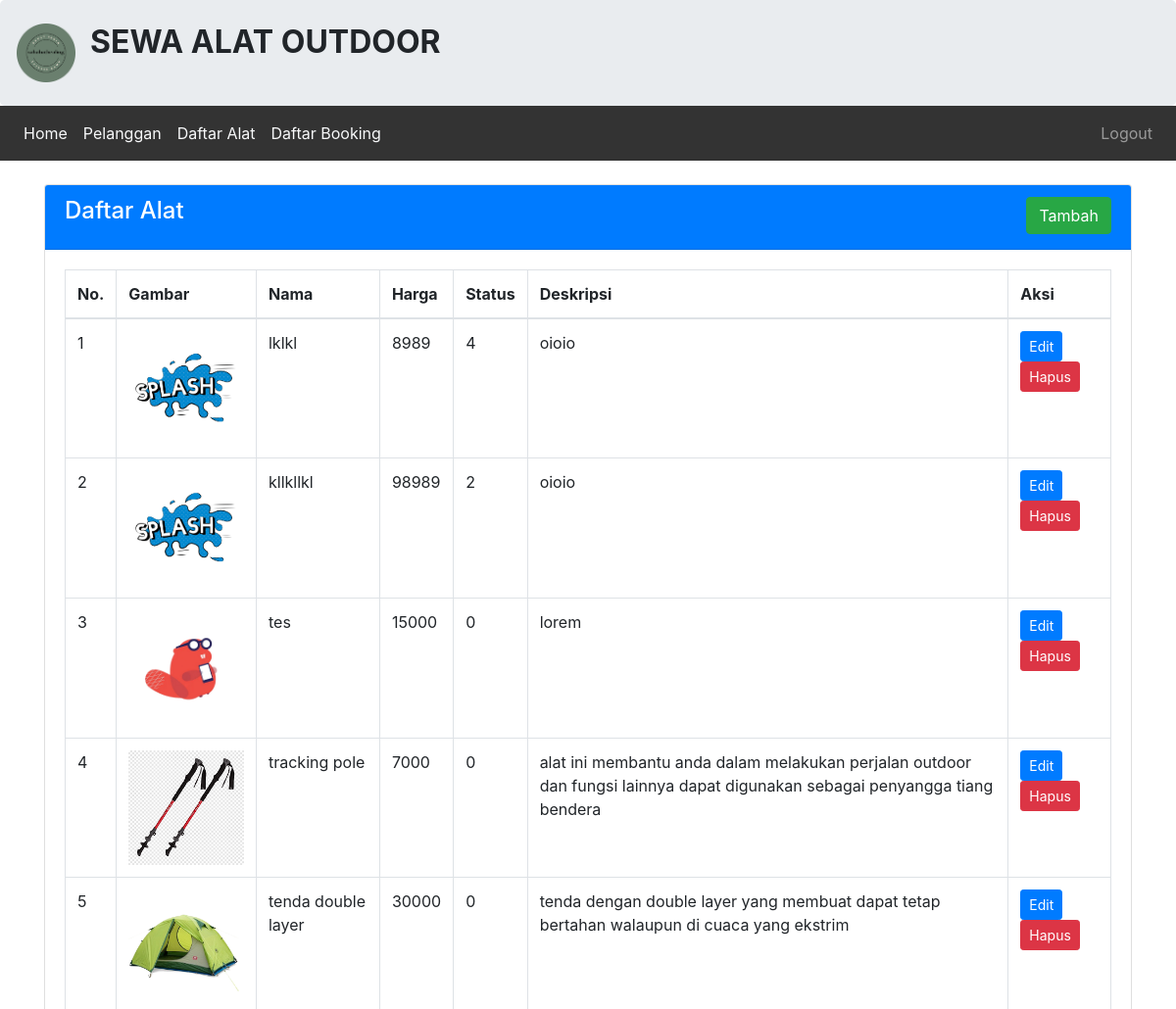
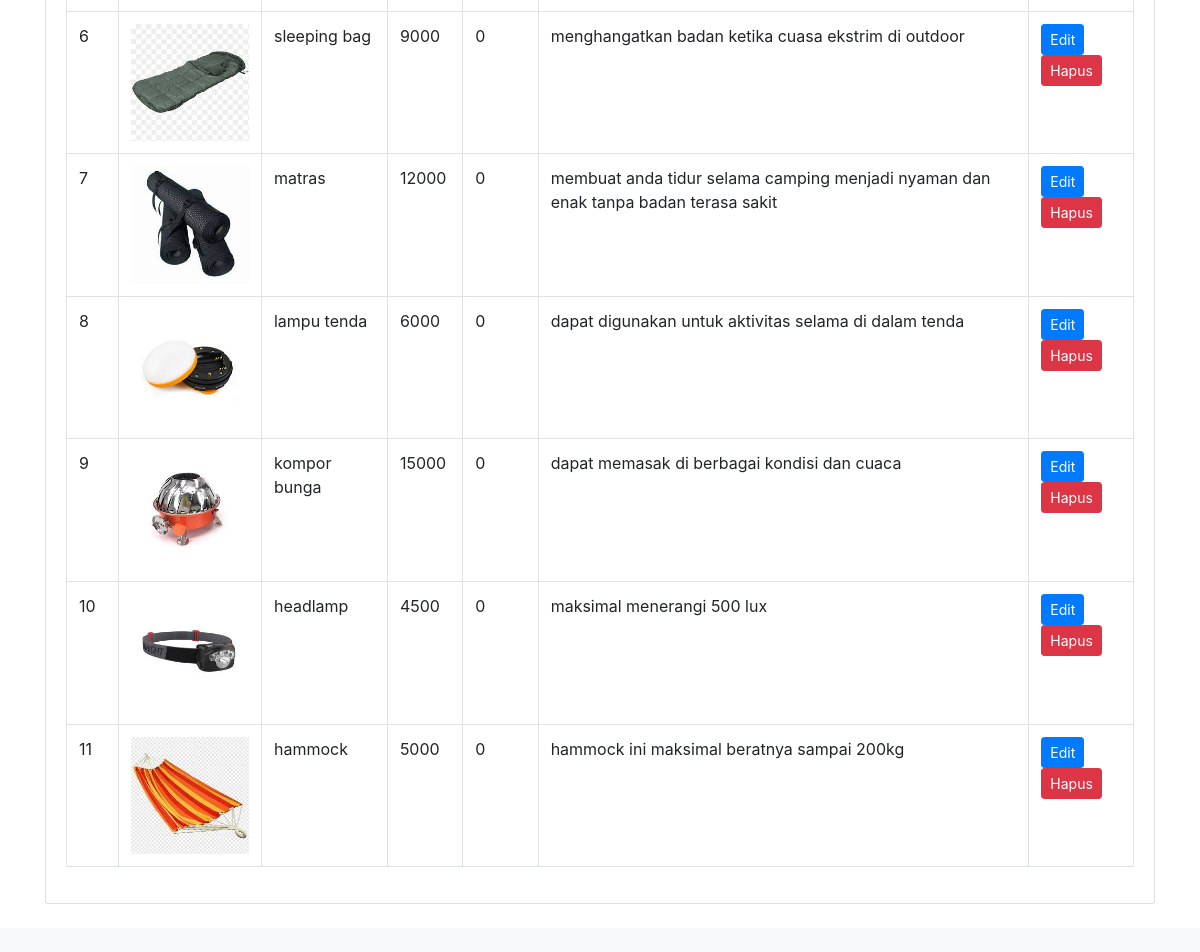
Screenshot of /admin/alat/index.php with the database file from the repository (2 pictures, top to bottom).
### tables this page shows
CREATE TABLE `tbl_alat_212303` (
  `212303_id_alat` int(11) NOT NULL,
  `212303_nama` varchar(50) NOT NULL,
  `212303_harga` int(50) NOT NULL,
  `212303_deskripsi` varchar(255) NOT NULL,
  `212303_stok` int(15) NOT NULL,
  `212303_gambar` text NOT NULL
);

### admin/alat/index.php (the view)
<?php
include '../header2.php';
include '../../koneksi.php';
?>
<br>
<div class="container">
    <div class="card">
        <div class="card-header text-white bg-primary">
            <h4 class="card-title">
                Daftar Alat
                <div class="float-right">
                    <a class="btn btn-success" href="tambah.php" role="button">Tambah</a>
                </div>
            </h4>
        </div>
        <div class="card-body">
            <div class="table-responsive">
                <table class="table table-bordered">
                    <thead>
                        <tr>
                            <th>No.</th>
                            <th>Gambar</th>
                            <th>Nama</th>
                            <th>Harga</th>
                            <th>Status</th>
                            <th>Deskripsi</th>
                            <th>Aksi</th>
                        </tr>
                    </thead>
                    <tbody>
                        <?php
                        $query = "SELECT * FROM tbl_alat_212303 ORDER BY 212303_id_alat DESC";
                        $hasil = mysqli_query($koneksi,$query);
                        $no = 1;
                        foreach ($hasil as $isi) {
                        ?>
                            <tr>
                                <td><?php echo $no; ?></td>
                                <td><img src="../../images/<?= $isi['212303_gambar']; ?>" class="img-fluid" style="width:200px;"></td>
                                <td><?php echo $isi['212303_nama']; ?></td>
                                <td><?php echo $isi['212303_harga']; ?></td>
                                <td><?php echo $isi['212303_stok']; ?></td>
                                <td><?php echo $isi['212303_deskripsi']; ?></td>
                                <td>
                                    <a class="btn btn-primary btn-sm" href="edit.php?id=<?php echo $isi['212303_id_alat']; ?>" role="button">Edit</a>
                                    <a class="btn btn-danger  btn-sm" href="proses.php?aksi=hapus&id=<?= $isi['212303_id_alat']; ?>&gambar=<?= $isi['212303_gambar']; ?>" role="button">Hapus</a>
                                </td>
                            </tr>
                        <?php $no++;
                        } ?>
                    </tbody>
                </table>
            </div>
        </div>
    </div>
</div>
<?php
include '../footer2.php';
?>

### rows the page displays
tbl_alat_212303: 212303_gambar (picture), 212303_nama "lklkl", 212303_harga "8989", 212303_stok "4", 212303_deskripsi "oioio"
tbl_alat_212303: 212303_gambar (picture), 212303_nama "kllkllkl", 212303_harga "98989", 212303_stok "2", 212303_deskripsi "oioio"
tbl_alat_212303: 212303_gambar (picture), 212303_nama "tes", 212303_harga "15000", 212303_stok "0", 212303_deskripsi "lorem"
tbl_alat_212303: 212303_gambar (picture), 212303_nama "tracking pole", 212303_harga "7000", 212303_stok "0", 212303_deskripsi "alat ini membantu anda dalam melakukan perjalan outdoor dan fungsi lainnya dapat digunakan sebagai penyangga tiang bendera"
tbl_alat_212303: 212303_gambar (picture), 212303_nama "tenda double layer", 212303_harga "30000", 212303_stok "0", 212303_deskripsi "tenda dengan double layer yang membuat dapat tetap bertahan walaupun di cuaca yang ekstrim"
tbl_alat_212303: 212303_gambar (picture), 212303_nama "sleeping bag", 212303_harga "9000", 212303_stok "0", 212303_deskripsi "menghangatkan badan ketika cuasa ekstrim di outdoor"
tbl_alat_212303: 212303_gambar (picture), 212303_nama "matras", 212303_harga "12000", 212303_stok "0", 212303_deskripsi "membuat anda tidur selama camping menjadi nyaman dan enak tanpa badan terasa sakit"
tbl_alat_212303: 212303_gambar (picture), 212303_nama "lampu tenda", 212303_harga "6000", 212303_stok "0", 212303_deskripsi "dapat digunakan untuk aktivitas selama di dalam tenda"
tbl_alat_212303: 212303_gambar (picture), 212303_nama "kompor bunga", 212303_harga "15000", 212303_stok "0", 212303_deskripsi "dapat memasak di berbagai kondisi dan cuaca"
tbl_alat_212303: 212303_gambar (picture), 212303_nama "headlamp", 212303_harga "4500", 212303_stok "0", 212303_deskripsi "maksimal menerangi 500 lux"
tbl_alat_212303: 212303_gambar (picture), 212303_nama "hammock", 212303_harga "5000", 212303_stok "0", 212303_deskripsi "hammock ini maksimal beratnya sampai 200kg"
